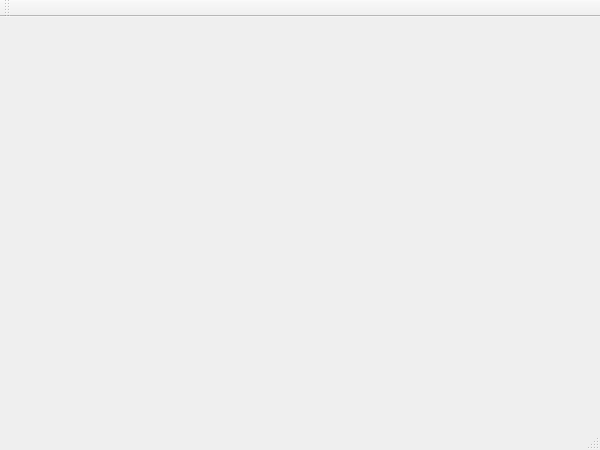
<?xml version="1.0" encoding="UTF-8"?>
<ui version="4.0">
 <class>LineWindow</class>
 <widget class="QMainWindow" name="LineWindow">
  <property name="geometry">
   <rect>
    <x>0</x>
    <y>0</y>
    <width>600</width>
    <height>450</height>
   </rect>
  </property>
  <property name="windowTitle">
   <string>LineWindow</string>
  </property>
  <widget class="QWidget" name="centralWidget">
   <widget class="QWidget" name="widget" native="true">
    <property name="geometry">
     <rect>
      <x>10</x>
      <y>10</y>
      <width>571</width>
      <height>371</height>
     </rect>
    </property>
   </widget>
  </widget>
  <widget class="QMenuBar" name="menuBar">
   <property name="geometry">
    <rect>
     <x>0</x>
     <y>0</y>
     <width>600</width>
     <height>20</height>
    </rect>
   </property>
  </widget>
  <widget class="QToolBar" name="mainToolBar">
   <attribute name="toolBarArea">
    <enum>TopToolBarArea</enum>
   </attribute>
   <attribute name="toolBarBreak">
    <bool>false</bool>
   </attribute>
  </widget>
  <widget class="QStatusBar" name="statusBar"/>
 </widget>
 <layoutdefault spacing="6" margin="11"/>
 <resources/>
 <connections/>
</ui>
